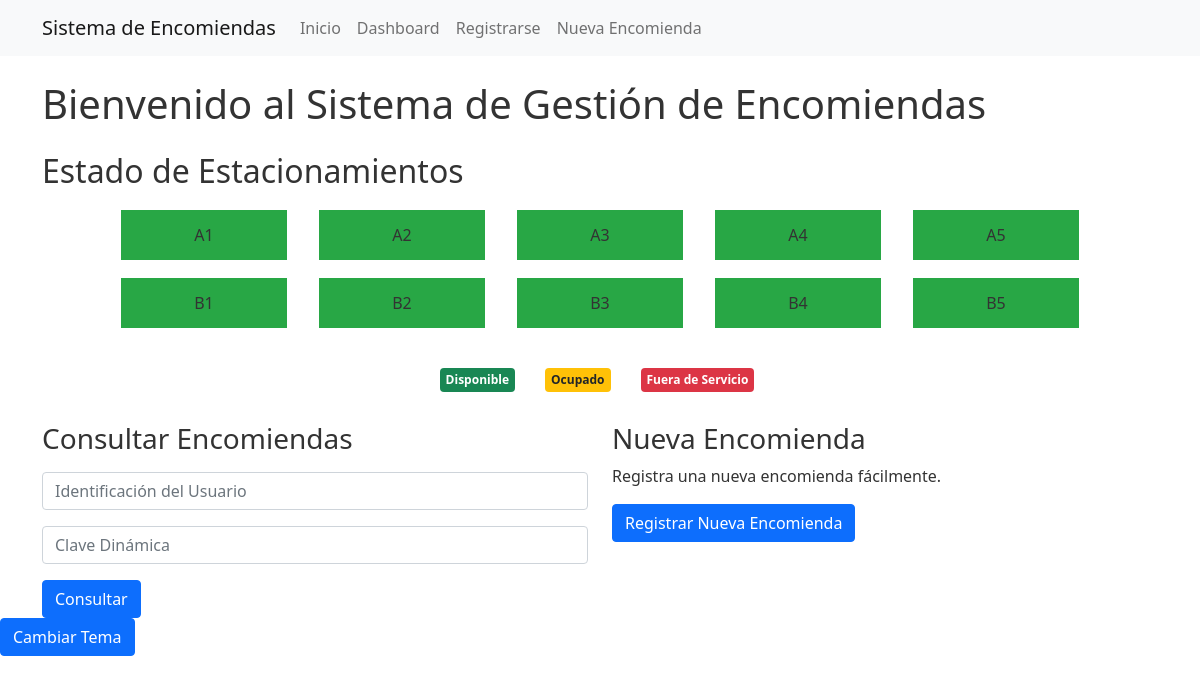
Before: / with the older database file.
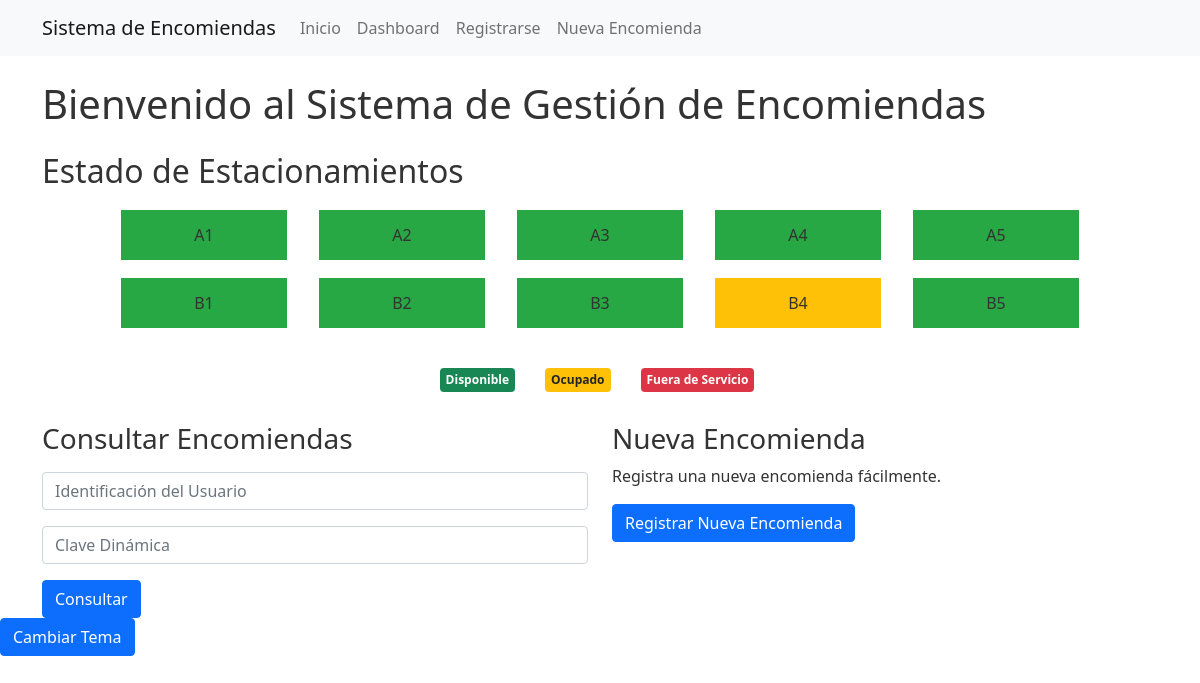
After: the same page with the newer database file.
### tables this page shows
CREATE TABLE garajes (
    id TEXT PRIMARY KEY,
    estado TEXT NOT NULL
);

### app.py (the view)
@app.route('/')
def index():
    try:
        conn = get_db_connection()
        estacionamientos = conn.execute('SELECT * FROM garajes').fetchall()
        conn.close()
        return render_template('index.html', estacionamientos=estacionamientos)
    except sqlite3.Error as e:
        app.logger.error(f"Error al consultar la tabla garajes: {e}")
        return "Error al acceder a la base de datos", 500

### app.py (called while the page is built)
def get_db_connection():
    try:
        conn = sqlite3.connect('database.db')
        conn.row_factory = sqlite3.Row
        return conn
    except sqlite3.Error as e:
        app.logger.error(f"Error al conectar con la base de datos: {e}")
        raise

### templates/index.html (shortened to what this page needs)
{% extends "base.html" %}
{% block content %}
<h1 class="mt-3 mb-4">Bienvenido al Sistema de Gestión de Encomiendas</h1>
<h2 class="mb-3">Estado de Estacionamientos</h2>
<div id="estacionamientos" class="row justify-content-center mb-4">
    {% for estacionamiento in estacionamientos %}
    <div class="col-2 m-1">
        <div class="estacionamiento {{ estacionamiento.estado }}">
            {{ estacionamiento.id }}
        </div>
    </div>
    {% endfor %}
</div>
<div class="row justify-content-center mb-4">
    <div class="col-auto">
        <span class="badge bg-success">Disponible</span>
    </div>
    <div class="col-auto">
        <span class="badge bg-warning text-dark">Ocupado</span>
    </div>
    <div class="col-auto">
        <span class="badge bg-danger">Fuera de Servicio</span>
    </div>
</div>
<div class="row mt-4">
    <div class="col-md-6">
        <h3>Consultar Encomiendas</h3>
        <form id="consultaForm" class="mt-3">
            <div class="mb-3">
                <input type="text" class="form-control" name="identificacion" placeholder="Identificación del Usuario" required>
            </div>
            <div class="mb-3">
                <input type="text" class="form-control" name="clave_dinamica" placeholder="Clave Dinámica" required>
            </div>
            <button type="submit" class="btn btn-primary">Consultar</button>
        </form>
    </div>
    <div class="col-md-6">
        <h3>Nueva Encomienda</h3>
        <p>Registra una nueva encomienda fácilmente.</p>
        <a href="{{ url_for('encomienda') }}" class="btn btn-primary">Registrar Nueva Encomienda</a>
    </div>
</div>
{% endblock %}

### templates/base.html (shortened to what this page needs)
<!DOCTYPE html>
<html lang="es">
<head>
    <link href="https://cdn.jsdelivr.net/npm/bootstrap@5.1.3/dist/css/bootstrap.min.css" rel="stylesheet">
    <link rel="stylesheet" href="{{ url_for('static', filename='css/custom.css') }}">
</head>
<body>
    <nav class="navbar navbar-expand-lg navbar-light bg-light">
        <div class="container">
            <a class="navbar-brand" href="{{ url_for('index') }}">Sistema de Encomiendas</a>
            <div class="collapse navbar-collapse" id="navbarNav">
                <ul class="navbar-nav">
                    <li class="nav-item">
                        <a class="nav-link" href="{{ url_for('index') }}">Inicio</a>
                    </li>
                    <li class="nav-item">
                        <a class="nav-link" href="{{ url_for('dashboard') }}">Dashboard</a>
                    </li>
                    <li class="nav-item">
                        <a class="nav-link" href="{{ url_for('register') }}">Registrarse</a>
                    </li>
                    <li class="nav-item">
                        <a class="nav-link" href="{{ url_for('encomienda') }}">Nueva Encomienda</a>
                    </li>
                </ul>
            </div>
        </div>
    </nav>
    <div class="container mt-4">
        {% block content %}{% endblock %}
    </div>
    <button onclick="toggleTheme()" class="btn btn-primary theme-toggle">Cambiar Tema</button>
</body>
</html>

### static/css/custom.css (style rules this page uses)
:root { --primary-color: #007bff; --secondary-color: #6c757d; --background-color: #ffffff; --text-color: #333333; --estacionamiento-disponible: #28a745; --estacionamiento-ocupado: #ffc107; --estacionamiento-fuera-servicio: #dc3545; }
body { background-color: var(--background-color); color: var(--text-color); transition: background-color 0.3s, color 0.3s; }
h1, h2, h3, h4, h5, h6 { color: var(--text-color); }
.estacionamiento { width: 100%; height: 50px; color: var(--text-color); display: flex; align-items: center; justify-content: center; margin-bottom: 10px; }
.disponible { background-color: var(--estacionamiento-disponible); }
.ocupado { background-color: var(--estacionamiento-ocupado); }
.badge { display: inline-block; padding: 0.5em; margin-right: 0.5em; margin-bottom: 0.5em; }

Changed rows visible on the page:
changed garajes "B4": estado "disponible" → "ocupado" (drawn)
